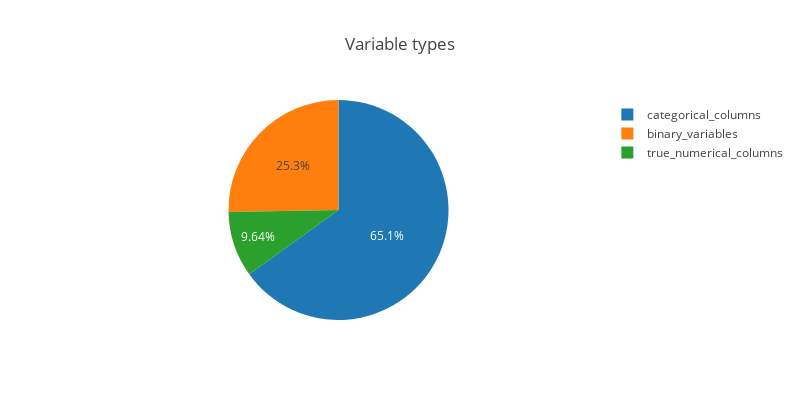

Notebook cell for this chart:
### Code cell
variables = {
    'categorical_columns': len(categorical_columns),
    'binary_variables': len(binary_variables),
    'true_numerical_columns': len(true_numerical_columns)
}
pie_trace = go.Pie(labels=list(variables.keys()), values=list(variables.values()))
layout = dict(title= "Variable types", height=400, width=800)
fig = dict(data=[pie_trace], layout=layout)
iplot(fig)

### Figure 1 — Plotly figure (JSON) as saved in the notebook; plotly's stock layout.template omitted (floating-point values rounded to 4 significant figures)
{"data": [{"labels": ["categorical_columns", "binary_variables", "true_numerical_columns"], "type": "pie", "uid": "4c6bdc66-3b47-457b-b77d-b1e734b5748c", "values": [54, 21, 8]}], "layout": {"height": 400, "title": {"text": "Variable types"}, "width": 800}}
